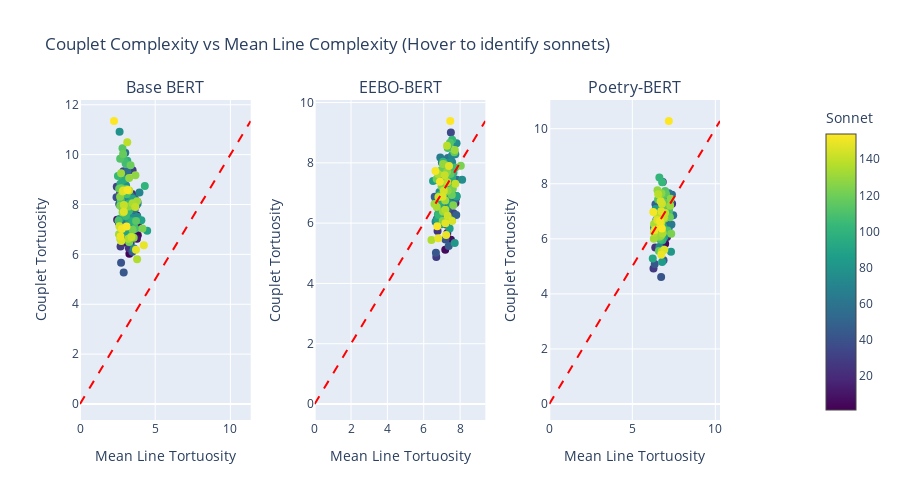

Here is the notebook cell this chart was saved with:
### Markdown cell above
## Scansion Analysis

Examine metrical patterns in sonnets with highest/lowest complexity

### Code cell
import plotly.graph_objects as go
from plotly.subplots import make_subplots

# Create interactive scatter plots for couplet analysis
fig = make_subplots(
    rows=1, cols=3,
    subplot_titles=('Base BERT', 'EEBO-BERT', 'Poetry-BERT'),
    horizontal_spacing=0.1
)

# Base BERT
fig.add_trace(
    go.Scatter(
        x=results['base_layer3']['semantic_tortuosity'],
        y=results['base_layer3']['couplet_tortuosity'] if 'couplet_tortuosity' in results['base_layer3'].columns else [0]*len(results['base_layer3']),
        mode='markers',
        marker=dict(size=8, color=results['base_layer3']['sonnet'], colorscale='Viridis', showscale=False),
        text=results['base_layer3']['sonnet'].apply(lambda x: f'Sonnet {x}'),
        hovertemplate='<b>%{text}</b><br>Mean Line: %{x:.3f}<br>Couplet: %{y:.3f}<extra></extra>',
        name='Base BERT'
    ),
    row=1, col=1
)

# EEBO-BERT
fig.add_trace(
    go.Scatter(
        x=results['eebo_semantic']['mean_line_tortuosity'],
        y=results['eebo_semantic']['couplet_tortuosity'],
        mode='markers',
        marker=dict(size=8, color=results['eebo_semantic']['sonnet'], colorscale='Viridis', showscale=False),
        text=results['eebo_semantic']['sonnet'].apply(lambda x: f'Sonnet {x}'),
        hovertemplate='<b>%{text}</b><br>Mean Line: %{x:.3f}<br>Couplet: %{y:.3f}<extra></extra>',
        name='EEBO-BERT'
    ),
    row=1, col=2
)

# Poetry-BERT
fig.add_trace(
    go.Scatter(
        x=results['poetry_semantic']['mean_line_tortuosity'],
        y=results['poetry_semantic']['couplet_tortuosity'],
        mode='markers',
        marker=dict(size=8, color=results['poetry_semantic']['sonnet'], colorscale='Viridis', showscale=True,
                   colorbar=dict(title="Sonnet", x=1.15)),
        text=results['poetry_semantic']['sonnet'].apply(lambda x: f'Sonnet {x}'),
        hovertemplate='<b>%{text}</b><br>Mean Line: %{x:.3f}<br>Couplet: %{y:.3f}<extra></extra>',
        name='Poetry-BERT'
    ),
    row=1, col=3
)

# Add y=x reference lines
for col in range(1, 4):
    if col == 1:
        max_val = max(results['base_layer3']['semantic_tortuosity'].max(), 
                     results['base_layer3']['couplet_tortuosity'].max() if 'couplet_tortuosity' in results['base_layer3'].columns else 0)
    elif col == 2:
        max_val = max(results['eebo_semantic']['mean_line_tortuosity'].max(), 
                     results['eebo_semantic']['couplet_tortuosity'].max())
    else:
        max_val = max(results['poetry_semantic']['mean_line_tortuosity'].max(), 
                     results['poetry_semantic']['couplet_tortuosity'].max())
    
    fig.add_trace(
        go.Scatter(
            x=[0, max_val],
            y=[0, max_val],
            mode='lines',
            line=dict(color='red', dash='dash', width=2),
            showlegend=False,
            hoverinfo='skip'
        ),
        row=1, col=col
    )

# Update axes
fig.update_xaxes(title_text="Mean Line Tortuosity", row=1, col=1)
fig.update_xaxes(title_text="Mean Line Tortuosity", row=1, col=2)
fig.update_xaxes(title_text="Mean Line Tortuosity", row=1, col=3)

fig.update_yaxes(title_text="Couplet Tortuosity", row=1, col=1)
fig.update_yaxes(title_text="Couplet Tortuosity", row=1, col=2)
fig.update_yaxes(title_text="Couplet Tortuosity", row=1, col=3)

fig.update_layout(
    height=500,
    title_text="Couplet Complexity vs Mean Line Complexity (Hover to identify sonnets)",
    showlegend=False
)

fig.show()

# Statistics
print("\n" + "="*80)
print("COUPLET COMPLEXITY STATISTICS")
print("="*80)

# We need to check if base_layer3 has couplet data
if 'couplet_tortuosity' in results['base_layer3'].columns:
    base_high_couplet = (results['base_layer3']['couplet_tortuosity'] > results['base_layer3']['semantic_tortuosity']).sum()
    print(f"\nBase BERT:   {base_high_couplet} sonnets ({base_high_couplet/len(results['base_layer3'])*100:.1f}%) have couplets more complex than average line")

eebo_high_couplet = (results['eebo_semantic']['couplet_tortuosity'] > results['eebo_semantic']['mean_line_tortuosity']).sum()
print(f"EEBO-BERT:   {eebo_high_couplet} sonnets ({eebo_high_couplet/len(results['eebo_semantic'])*100:.1f}%) have couplets more complex than average line")

poetry_high_couplet = (results['poetry_semantic']['couplet_tortuosity'] > results['poetry_semantic']['mean_line_tortuosity']).sum()
print(f"Poetry-BERT: {poetry_high_couplet} sonnets ({poetry_high_couplet/len(results['poetry_semantic'])*100:.1f}%) have couplets more complex than average line")

print("\nInterpretation:")
print("- Points ABOVE the red line: couplet is more complex than average line")
print("- Points BELOW the red line: couplet is less complex than average line")
print("- Hover over points to identify specific sonnets")

### Figure 1 — Plotly figure (JSON) as saved in the notebook; plotly's stock layout.template omitted (floating-point values rounded to 4 significant figures; data arrays with more than 128 entries replaced by an {"elided": "..."} marker saying what was removed)
{"data": [{"hovertemplate": "<b>%{text}</b><br>Mean Line: %{x:.3f}<br>Couplet: %{y:.3f}<extra></extra>", "marker": {"color": {"elided": "154 int values"}, "colorscale": [[0, "#440154"], [0.1111, "#482878"], [0.2222, "#3e4989"], [0.3333, "#31688e"], [0.4444, "#26828e"], [0.5556, "#1f9e89"], [0.6667, "#35b779"], [0.7778, "#6ece58"], [0.8889, "#b5de2b"], [1, "#fde725"]], "showscale": false, "size": 8}, "mode": "markers", "name": "Base BERT", "text": {"elided": "154 str values"}, "type": "scatter", "x": {"elided": "154 float values"}, "xaxis": "x", "y": {"elided": "154 float values"}, "yaxis": "y"}, {"hovertemplate": "<b>%{text}</b><br>Mean Line: %{x:.3f}<br>Couplet: %{y:.3f}<extra></extra>", "marker": {"color": {"elided": "154 int values"}, "colorscale": [[0, "#440154"], [0.1111, "#482878"], [0.2222, "#3e4989"], [0.3333, "#31688e"], [0.4444, "#26828e"], [0.5556, "#1f9e89"], [0.6667, "#35b779"], [0.7778, "#6ece58"], [0.8889, "#b5de2b"], [1, "#fde725"]], "showscale": false, "size": 8}, "mode": "markers", "name": "EEBO-BERT", "text": {"elided": "154 str values"}, "type": "scatter", "x": {"elided": "154 float values"}, "xaxis": "x2", "y": {"elided": "154 float values"}, "yaxis": "y2"}, {"hovertemplate": "<b>%{text}</b><br>Mean Line: %{x:.3f}<br>Couplet: %{y:.3f}<extra></extra>", "marker": {"color": {"elided": "154 int values"}, "colorbar": {"title": {"text": "Sonnet"}, "x": 1.15}, "colorscale": [[0, "#440154"], [0.1111, "#482878"], [0.2222, "#3e4989"], [0.3333, "#31688e"], [0.4444, "#26828e"], [0.5556, "#1f9e89"], [0.6667, "#35b779"], [0.7778, "#6ece58"], [0.8889, "#b5de2b"], [1, "#fde725"]], "showscale": true, "size": 8}, "mode": "markers", "name": "Poetry-BERT", "text": {"elided": "154 str values"}, "type": "scatter", "x": {"elided": "154 float values"}, "xaxis": "x3", "y": {"elided": "154 float values"}, "yaxis": "y3"}, {"hoverinfo": "skip", "line": {"color": "red", "dash": "dash", "width": 2}, "mode": "lines", "showlegend": false, "type": "scatter", "x": [0, 11.35], "xaxis": "x", "y": [0, 11.35], "yaxis": "y"}, {"hoverinfo": "skip", "line": {"color": "red", "dash": "dash", "width": 2}, "mode": "lines", "showlegend": false, "type": "scatter", "x": [0, 9.388], "xaxis": "x2", "y": [0, 9.388], "yaxis": "y2"}, {"hoverinfo": "skip", "line": {"color": "red", "dash": "dash", "width": 2}, "mode": "lines", "showlegend": false, "type": "scatter", "x": [0, 10.28], "xaxis": "x3", "y": [0, 10.28], "yaxis": "y3"}], "layout": {"annotations": [{"font": {"size": 16}, "showarrow": false, "text": "Base BERT", "x": 0.1333, "xanchor": "center", "xref": "paper", "y": 1, "yanchor": "bottom", "yref": "paper"}, {"font": {"size": 16}, "showarrow": false, "text": "EEBO-BERT", "x": 0.5, "xanchor": "center", "xref": "paper", "y": 1, "yanchor": "bottom", "yref": "paper"}, {"font": {"size": 16}, "showarrow": false, "text": "Poetry-BERT", "x": 0.8667, "xanchor": "center", "xref": "paper", "y": 1, "yanchor": "bottom", "yref": "paper"}], "height": 500, "showlegend": false, "title": {"text": "Couplet Complexity vs Mean Line Complexity (Hover to identify sonnets)"}, "xaxis": {"anchor": "y", "domain": [0, 0.2667], "title": {"text": "Mean Line Tortuosity"}}, "xaxis2": {"anchor": "y2", "domain": [0.3667, 0.6333], "title": {"text": "Mean Line Tortuosity"}}, "xaxis3": {"anchor": "y3", "domain": [0.7333, 1], "title": {"text": "Mean Line Tortuosity"}}, "yaxis": {"anchor": "x", "domain": [0, 1], "title": {"text": "Couplet Tortuosity"}}, "yaxis2": {"anchor": "x2", "domain": [0, 1], "title": {"text": "Couplet Tortuosity"}}, "yaxis3": {"anchor": "x3", "domain": [0, 1], "title": {"text": "Couplet Tortuosity"}}}}
